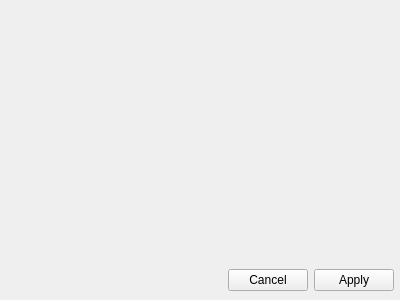
<?xml version="1.0" encoding="UTF-8"?>
<ui version="4.0">
 <class>SettingsWindowWidget</class>
 <widget class="QWidget" name="SettingsWindowWidget">
  <property name="geometry">
   <rect>
    <x>0</x>
    <y>0</y>
    <width>400</width>
    <height>300</height>
   </rect>
  </property>
  <property name="windowTitle">
   <string>Form</string>
  </property>
  <widget class="QWidget" name="">
   <property name="geometry">
    <rect>
     <x>10</x>
     <y>10</y>
     <width>384</width>
     <height>281</height>
    </rect>
   </property>
   <layout class="QVBoxLayout" name="verticalLayout">
    <item>
     <widget class="QStackedWidget" name="SettingsStackedWidget">
      <widget class="QWidget" name="page"/>
     </widget>
    </item>
    <item>
     <layout class="QHBoxLayout" name="horizontalLayout">
      <item>
       <spacer name="horizontalSpacer">
        <property name="orientation">
         <enum>Qt::Horizontal</enum>
        </property>
        <property name="sizeHint" stdset="0">
         <size>
          <width>208</width>
          <height>20</height>
         </size>
        </property>
       </spacer>
      </item>
      <item>
       <widget class="QPushButton" name="SettingCancelpushButton">
        <property name="text">
         <string>Cancel</string>
        </property>
       </widget>
      </item>
      <item>
       <widget class="QPushButton" name="SettingApplypushButton_2">
        <property name="text">
         <string>Apply</string>
        </property>
       </widget>
      </item>
     </layout>
    </item>
   </layout>
  </widget>
 </widget>
 <resources/>
 <connections/>
</ui>
